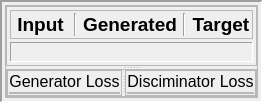
         <widget class="QWidget" name="central_train_page">
          <layout class="QVBoxLayout" name="verticalLayout_25">
           <property name="spacing">
            <number>0</number>
           </property>
           <property name="leftMargin">
            <number>0</number>
           </property>
           <property name="topMargin">
            <number>0</number>
           </property>
           <property name="rightMargin">
            <number>0</number>
           </property>
           <property name="bottomMargin">
            <number>0</number>
           </property>
           <item>
            <widget class="QFrame" name="frame_7">
             <property name="frameShape">
              <enum>QFrame::Panel</enum>
             </property>
             <property name="frameShadow">
              <enum>QFrame::Sunken</enum>
             </property>
             <property name="lineWidth">
              <number>2</number>
             </property>
             <layout class="QVBoxLayout" name="verticalLayout_8">
              <property name="spacing">
               <number>0</number>
              </property>
              <property name="leftMargin">
               <number>3</number>
              </property>
              <property name="topMargin">
               <number>3</number>
              </property>
              <property name="rightMargin">
               <number>3</number>
              </property>
              <property name="bottomMargin">
               <number>3</number>
              </property>
              <item>
               <widget class="QFrame" name="frame_16">
                <property name="frameShape">
                 <enum>QFrame::StyledPanel</enum>
                </property>
                <property name="frameShadow">
                 <enum>QFrame::Raised</enum>
                </property>
                <layout class="QVBoxLayout" name="verticalLayout_6">
                 <property name="leftMargin">
                  <number>0</number>
                 </property>
                 <property name="topMargin">
                  <number>0</number>
                 </property>
                 <property name="rightMargin">
                  <number>0</number>
                 </property>
                 <property name="bottomMargin">
                  <number>0</number>
                 </property>
                 <item>
                  <widget class="QSplitter" name="visualizer_splitter">
                   <property name="orientation">
                    <enum>Qt::Vertical</enum>
                   </property>
                   <property name="handleWidth">
                    <number>3</number>
                   </property>
                   <widget class="QFrame" name="frame_4">
                    <property name="sizePolicy">
                     <sizepolicy hsizetype="Preferred" vsizetype="Preferred">
                      <horstretch>0</horstretch>
                      <verstretch>0</verstretch>
                     </sizepolicy>
                    </property>
                    <property name="frameShape">
                     <enum>QFrame::StyledPanel</enum>
                    </property>
                    <property name="frameShadow">
                     <enum>QFrame::Raised</enum>
                    </property>
                    <layout class="QVBoxLayout" name="verticalLayout_32">
                     <property name="spacing">
                      <number>3</number>
                     </property>
                     <property name="leftMargin">
                      <number>3</number>
                     </property>
                     <property name="topMargin">
                      <number>3</number>
                     </property>
                     <property name="rightMargin">
                      <number>3</number>
                     </property>
                     <property name="bottomMargin">
                      <number>3</number>
                     </property>
                     <item>
                      <widget class="QFrame" name="frame_12">
                       <property name="sizePolicy">
                        <sizepolicy hsizetype="Preferred" vsizetype="Maximum">
                         <horstretch>0</horstretch>
                         <verstretch>0</verstretch>
                        </sizepolicy>
                       </property>
                       <property name="frameShape">
                        <enum>QFrame::StyledPanel</enum>
                       </property>
                       <property name="frameShadow">
                        <enum>QFrame::Sunken</enum>
                       </property>
                       <layout class="QHBoxLayout" name="horizontalLayout_15">
                        <property name="leftMargin">
                         <number>2</number>
                        </property>
                        <property name="topMargin">
                         <number>2</number>
                        </property>
                        <property name="rightMargin">
                         <number>2</number>
                        </property>
                        <property name="bottomMargin">
                         <number>2</number>
                        </property>
                        <item>
                         <widget class="QLabel" name="label_19">
                          <property name="font">
                           <font>
                            <pointsize>14</pointsize>
                            <bold>true</bold>
                           </font>
                          </property>
                          <property name="text">
                           <string>Input</string>
                          </property>
                          <property name="alignment">
                           <set>Qt::AlignCenter</set>
                          </property>
                         </widget>
                        </item>
                        <item>
                         <widget class="Line" name="line">
                          <property name="orientation">
                           <enum>Qt::Vertical</enum>
                          </property>
                         </widget>
                        </item>
                        <item>
                         <widget class="QLabel" name="label_20">
                          <property name="font">
                           <font>
                            <pointsize>14</pointsize>
                            <bold>true</bold>
                           </font>
                          </property>
                          <property name="text">
                           <string>Generated</string>
                          </property>
                          <property name="alignment">
                           <set>Qt::AlignCenter</set>
                          </property>
                         </widget>
                        </item>
                        <item>
                         <widget class="Line" name="line_2">
                          <property name="orientation">
                           <enum>Qt::Vertical</enum>
                          </property>
                         </widget>
                        </item>
                        <item>
                         <widget class="QLabel" name="label_21">
                          <property name="font">
                           <font>
                            <pointsize>14</pointsize>
                            <bold>true</bold>
                           </font>
                          </property>
                          <property name="text">
                           <string>Target</string>
                          </property>
                          <property name="alignment">
                           <set>Qt::AlignCenter</set>
                          </property>
                         </widget>
                        </item>
                       </layout>
                      </widget>
                     </item>
                     <item>
                      <widget class="QFrame" name="frame_11">
                       <property name="sizePolicy">
                        <sizepolicy hsizetype="Preferred" vsizetype="Preferred">
                         <horstretch>0</horstretch>
                         <verstretch>0</verstretch>
                        </sizepolicy>
                       </property>
                       <property name="frameShape">
                        <enum>QFrame::Panel</enum>
                       </property>
                       <property name="frameShadow">
                        <enum>QFrame::Sunken</enum>
                       </property>
                       <layout class="QHBoxLayout" name="horizontalLayout_13">
                        <item>
                         <widget class="QLabel" name="x_label">
                          <property name="sizePolicy">
                           <sizepolicy hsizetype="Ignored" vsizetype="Ignored">
                            <horstretch>0</horstretch>
                            <verstretch>0</verstretch>
                           </sizepolicy>
                          </property>
                          <property name="frameShape">
                           <enum>QFrame::Panel</enum>
                          </property>
                          <property name="frameShadow">
                           <enum>QFrame::Sunken</enum>
                          </property>
                          <property name="text">
                           <string/>
                          </property>
                          <property name="alignment">
                           <set>Qt::AlignHCenter|Qt::AlignTop</set>
                          </property>
                         </widget>
                        </item>
                        <item>
                         <widget class="QLabel" name="y_fake_label">
                          <property name="sizePolicy">
                           <sizepolicy hsizetype="Ignored" vsizetype="Ignored">
                            <horstretch>0</horstretch>
                            <verstretch>0</verstretch>
                           </sizepolicy>
                          </property>
                          <property name="frameShape">
                           <enum>QFrame::Panel</enum>
                          </property>
                          <property name="frameShadow">
                           <enum>QFrame::Sunken</enum>
                          </property>
                          <property name="text">
                           <string/>
                          </property>
                          <property name="alignment">
                           <set>Qt::AlignHCenter|Qt::AlignTop</set>
                          </property>
                         </widget>
                        </item>
                        <item>
                         <widget class="QLabel" name="y_label">
                          <property name="sizePolicy">
                           <sizepolicy hsizetype="Ignored" vsizetype="Ignored">
                            <horstretch>0</horstretch>
                            <verstretch>0</verstretch>
                           </sizepolicy>
                          </property>
                          <property name="frameShape">
                           <enum>QFrame::Panel</enum>
                          </property>
                          <property name="frameShadow">
                           <enum>QFrame::Sunken</enum>
                          </property>
                          <property name="text">
                           <string/>
                          </property>
                          <property name="alignment">
                           <set>Qt::AlignHCenter|Qt::AlignTop</set>
                          </property>
                         </widget>
                        </item>
                       </layout>
                      </widget>
                     </item>
                    </layout>
                   </widget>
                   <widget class="QFrame" name="frame_14">
                    <property name="sizePolicy">
                     <sizepolicy hsizetype="Preferred" vsizetype="Maximum">
                      <horstretch>0</horstretch>
                      <verstretch>0</verstretch>
                     </sizepolicy>
                    </property>
                    <property name="frameShape">
                     <enum>QFrame::StyledPanel</enum>
                    </property>
                    <property name="frameShadow">
                     <enum>QFrame::Raised</enum>
                    </property>
                    <layout class="QVBoxLayout" name="verticalLayout_34">
                     <property name="leftMargin">
                      <number>0</number>
                     </property>
                     <property name="topMargin">
                      <number>0</number>
                     </property>
                     <property name="rightMargin">
                      <number>0</number>
                     </property>
                     <property name="bottomMargin">
                      <number>0</number>
                     </property>
                     <item>
                      <widget class="QSplitter" name="splitter_2">
                       <property name="sizePolicy">
                        <sizepolicy hsizetype="Expanding" vsizetype="Maximum">
                         <horstretch>0</horstretch>
                         <verstretch>0</verstretch>
                        </sizepolicy>
                       </property>
                       <property name="orientation">
                        <enum>Qt::Horizontal</enum>
                       </property>
                       <property name="opaqueResize">
                        <bool>true</bool>
                       </property>
                       <property name="handleWidth">
                        <number>3</number>
                       </property>
                       <widget class="QFrame" name="frame_17">
                        <property name="frameShape">
                         <enum>QFrame::StyledPanel</enum>
                        </property>
                        <property name="frameShadow">
                         <enum>QFrame::Raised</enum>
                        </property>
                        <layout class="QVBoxLayout" name="verticalLayout_37">
                         <property name="spacing">
                          <number>1</number>
                         </property>
                         <property name="leftMargin">
                          <number>1</number>
                         </property>
                         <property name="topMargin">
                          <number>1</number>
                         </property>
                         <property name="rightMargin">
                          <number>1</number>
                         </property>
                         <property name="bottomMargin">
                          <number>1</number>
                         </property>
                         <item>
                          <widget class="QLabel" name="label_6">
                           <property name="sizePolicy">
                            <sizepolicy hsizetype="Preferred" vsizetype="Maximum">
                             <horstretch>0</horstretch>
                             <verstretch>0</verstretch>
                            </sizepolicy>
                           </property>
                           <property name="font">
                            <font>
                             <pointsize>12</pointsize>
                            </font>
                           </property>
                           <property name="text">
                            <string>Generator Loss</string>
                           </property>
                           <property name="alignment">
                            <set>Qt::AlignCenter</set>
                           </property>
                          </widget>
                         </item>
                         <item>
                          <widget class="QFrame" name="loss_g_graph_frame">
                           <property name="frameShape">
                            <enum>QFrame::StyledPanel</enum>
                           </property>
                           <property name="frameShadow">
                            <enum>QFrame::Raised</enum>
                           </property>
                           <layout class="QVBoxLayout" name="loss_g_graph_layout">
                            <property name="spacing">
                             <number>2</number>
                            </property>
                            <property name="leftMargin">
                             <number>0</number>
                            </property>
                            <property name="topMargin">
                             <number>0</number>
                            </property>
                            <property name="rightMargin">
                             <number>0</number>
                            </property>
                            <property name="bottomMargin">
                             <number>0</number>
                            </property>
                           </layout>
                          </widget>
                         </item>
                        </layout>
                       </widget>
                       <widget class="QFrame" name="frame_47">
                        <property name="frameShape">
                         <enum>QFrame::StyledPanel</enum>
                        </property>
                        <property name="frameShadow">
                         <enum>QFrame::Raised</enum>
                        </property>
                        <layout class="QVBoxLayout" name="verticalLayout_39">
                         <property name="spacing">
                          <number>1</number>
                         </property>
                         <property name="leftMargin">
                          <number>1</number>
                         </property>
                         <property name="topMargin">
                          <number>1</number>
                         </property>
                         <property name="rightMargin">
                          <number>1</number>
                         </property>
                         <property name="bottomMargin">
                          <number>1</number>
                         </property>
                         <item>
                          <widget class="QLabel" name="label_22">
                           <property name="sizePolicy">
                            <sizepolicy hsizetype="Preferred" vsizetype="Maximum">
                             <horstretch>0</horstretch>
                             <verstretch>0</verstretch>
                            </sizepolicy>
                           </property>
                           <property name="font">
                            <font>
                             <pointsize>12</pointsize>
                            </font>
                           </property>
                           <property name="text">
                            <string>Disciminator Loss</string>
                           </property>
                           <property name="alignment">
                            <set>Qt::AlignCenter</set>
                           </property>
                          </widget>
                         </item>
                         <item>
                          <widget class="QFrame" name="loss_d_graph_frame">
                           <property name="frameShape">
                            <enum>QFrame::StyledPanel</enum>
                           </property>
                           <property name="frameShadow">
                            <enum>QFrame::Raised</enum>
                           </property>
                           <layout class="QVBoxLayout" name="loss_d_graph_layout">
                            <property name="leftMargin">
                             <number>0</number>
                            </property>
                            <property name="topMargin">
                             <number>0</number>
                            </property>
                            <property name="rightMargin">
                             <number>0</number>
                            </property>
                            <property name="bottomMargin">
                             <number>0</number>
                            </property>
                           </layout>
                          </widget>
                         </item>
                        </layout>
                       </widget>
                      </widget>
                     </item>
                    </layout>
                   </widget>
                  </widget>
                 </item>
                </layout>
               </widget>
              </item>
             </layout>
            </widget>
           </item>
          </layout>
         </widget>
